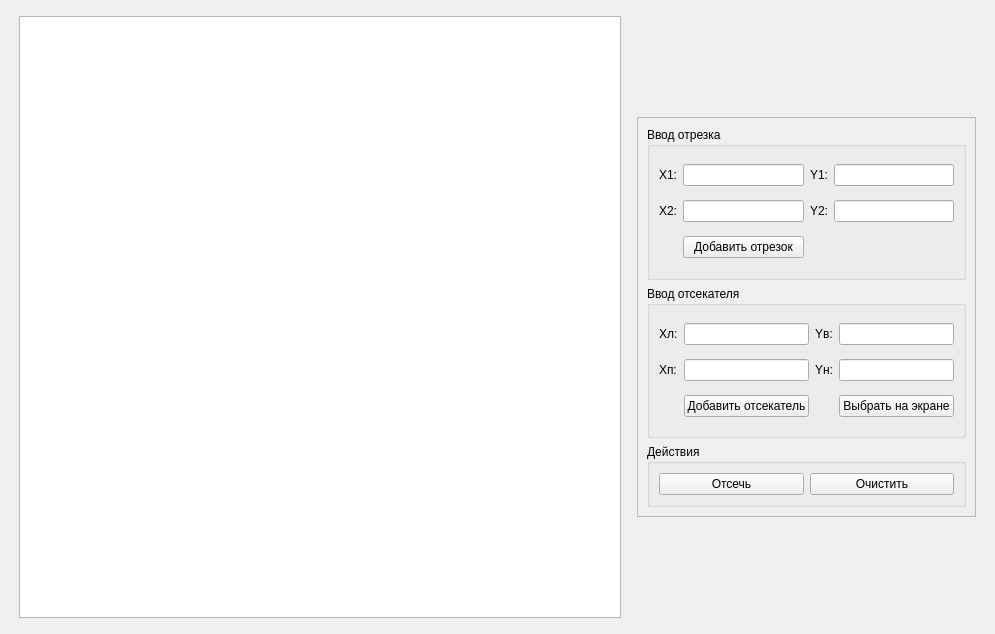
<?xml version="1.0" encoding="UTF-8"?>
<ui version="4.0">
 <class>MainWindow</class>
 <widget class="QMainWindow" name="MainWindow">
  <property name="geometry">
   <rect>
    <x>0</x>
    <y>0</y>
    <width>995</width>
    <height>634</height>
   </rect>
  </property>
  <property name="sizePolicy">
   <sizepolicy hsizetype="Minimum" vsizetype="Minimum">
    <horstretch>0</horstretch>
    <verstretch>0</verstretch>
   </sizepolicy>
  </property>
  <property name="minimumSize">
   <size>
    <width>995</width>
    <height>634</height>
   </size>
  </property>
  <property name="maximumSize">
   <size>
    <width>995</width>
    <height>634</height>
   </size>
  </property>
  <property name="windowTitle">
   <string>KG-7</string>
  </property>
  <widget class="QWidget" name="centralwidget">
   <layout class="QHBoxLayout" name="horizontalLayout">
    <item>
     <widget class="QGraphicsView" name="mainview">
      <property name="enabled">
       <bool>true</bool>
      </property>
      <property name="sizePolicy">
       <sizepolicy hsizetype="Preferred" vsizetype="Preferred">
        <horstretch>0</horstretch>
        <verstretch>0</verstretch>
       </sizepolicy>
      </property>
      <property name="minimumSize">
       <size>
        <width>600</width>
        <height>602</height>
       </size>
      </property>
      <property name="maximumSize">
       <size>
        <width>602</width>
        <height>602</height>
       </size>
      </property>
     </widget>
    </item>
    <item>
     <widget class="QFrame" name="frame">
      <property name="minimumSize">
       <size>
        <width>0</width>
        <height>0</height>
       </size>
      </property>
      <property name="maximumSize">
       <size>
        <width>339</width>
        <height>400</height>
       </size>
      </property>
      <property name="mouseTracking">
       <bool>false</bool>
      </property>
      <property name="frameShape">
       <enum>QFrame::StyledPanel</enum>
      </property>
      <property name="frameShadow">
       <enum>QFrame::Raised</enum>
      </property>
      <layout class="QVBoxLayout" name="verticalLayout">
       <item>
        <widget class="QGroupBox" name="groupBox_2">
         <property name="title">
          <string>Ввод отрезка</string>
         </property>
         <layout class="QGridLayout" name="gridLayout">
          <item row="2" column="0">
           <widget class="QLabel" name="label_5">
            <property name="text">
             <string>X2:</string>
            </property>
           </widget>
          </item>
          <item row="2" column="2">
           <widget class="QLabel" name="label_6">
            <property name="text">
             <string>Y2:</string>
            </property>
           </widget>
          </item>
          <item row="2" column="3">
           <widget class="QLineEdit" name="inp_y2"/>
          </item>
          <item row="2" column="1">
           <widget class="QLineEdit" name="inp_x2"/>
          </item>
          <item row="0" column="0">
           <widget class="QLabel" name="label">
            <property name="text">
             <string>X1:</string>
            </property>
           </widget>
          </item>
          <item row="3" column="1">
           <widget class="QPushButton" name="but_add_line">
            <property name="text">
             <string>Добавить отрезок</string>
            </property>
           </widget>
          </item>
          <item row="0" column="2">
           <widget class="QLabel" name="label_2">
            <property name="text">
             <string>Y1:</string>
            </property>
           </widget>
          </item>
          <item row="0" column="1">
           <widget class="QLineEdit" name="inp_x1"/>
          </item>
          <item row="0" column="3">
           <widget class="QLineEdit" name="inp_y1"/>
          </item>
         </layout>
        </widget>
       </item>
       <item>
        <widget class="QGroupBox" name="groupBox_4">
         <property name="title">
          <string>Ввод отсекателя</string>
         </property>
         <layout class="QGridLayout" name="gridLayout_3">
          <item row="1" column="1">
           <widget class="QLineEdit" name="inp_x_right"/>
          </item>
          <item row="1" column="2">
           <widget class="QLabel" name="label_7">
            <property name="text">
             <string>Yн:</string>
            </property>
           </widget>
          </item>
          <item row="1" column="3">
           <widget class="QLineEdit" name="inp_y_down"/>
          </item>
          <item row="1" column="0">
           <widget class="QLabel" name="label_8">
            <property name="text">
             <string>Xп:</string>
            </property>
           </widget>
          </item>
          <item row="0" column="2">
           <widget class="QLabel" name="label_4">
            <property name="text">
             <string>Yв:</string>
            </property>
           </widget>
          </item>
          <item row="0" column="0">
           <widget class="QLabel" name="label_3">
            <property name="text">
             <string>Xл:</string>
            </property>
           </widget>
          </item>
          <item row="0" column="1">
           <widget class="QLineEdit" name="inp_x_left"/>
          </item>
          <item row="2" column="1">
           <widget class="QPushButton" name="but_add_cutter">
            <property name="text">
             <string>Добавить отсекатель</string>
            </property>
           </widget>
          </item>
          <item row="0" column="3">
           <widget class="QLineEdit" name="inp_y_up"/>
          </item>
          <item row="2" column="3">
           <widget class="QPushButton" name="but_choose_cutter">
            <property name="text">
             <string>Выбрать на экране</string>
            </property>
           </widget>
          </item>
         </layout>
        </widget>
       </item>
       <item>
        <widget class="QGroupBox" name="groupBox_3">
         <property name="sizePolicy">
          <sizepolicy hsizetype="Preferred" vsizetype="Maximum">
           <horstretch>0</horstretch>
           <verstretch>0</verstretch>
          </sizepolicy>
         </property>
         <property name="title">
          <string>Действия</string>
         </property>
         <layout class="QGridLayout" name="gridLayout_2">
          <item row="0" column="1">
           <widget class="QPushButton" name="but_clear">
            <property name="text">
             <string>Очистить</string>
            </property>
           </widget>
          </item>
          <item row="0" column="0">
           <widget class="QPushButton" name="but_cut">
            <property name="text">
             <string>Отсечь</string>
            </property>
           </widget>
          </item>
         </layout>
        </widget>
       </item>
      </layout>
     </widget>
    </item>
   </layout>
  </widget>
 </widget>
 <tabstops>
  <tabstop>inp_x1</tabstop>
  <tabstop>inp_y1</tabstop>
  <tabstop>inp_x2</tabstop>
  <tabstop>inp_y2</tabstop>
  <tabstop>but_add_line</tabstop>
  <tabstop>inp_x_left</tabstop>
  <tabstop>inp_y_up</tabstop>
  <tabstop>inp_x_right</tabstop>
  <tabstop>inp_y_down</tabstop>
  <tabstop>but_add_cutter</tabstop>
  <tabstop>but_choose_cutter</tabstop>
  <tabstop>but_cut</tabstop>
  <tabstop>but_clear</tabstop>
  <tabstop>mainview</tabstop>
 </tabstops>
 <resources/>
 <connections/>
</ui>
